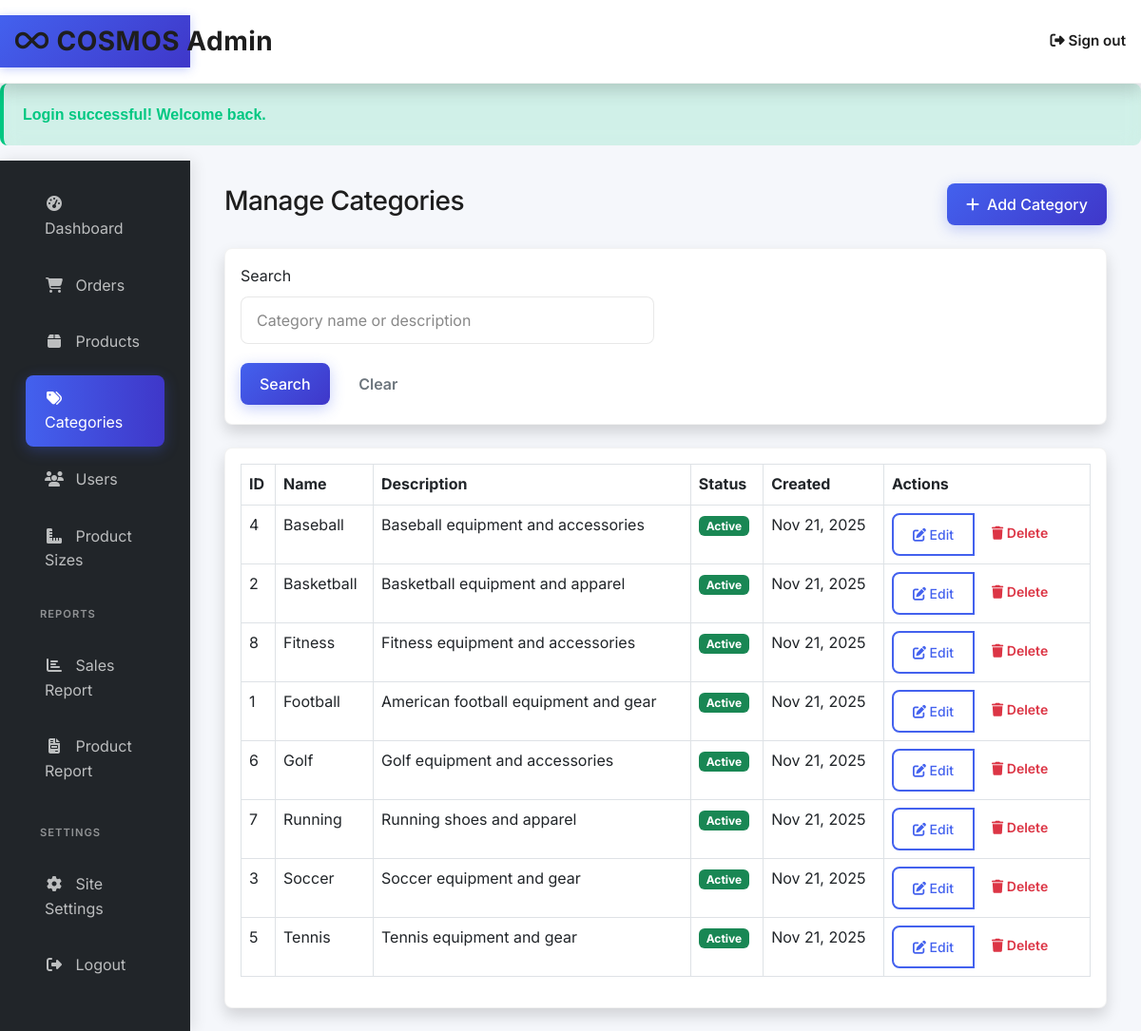
Screenshot of /admin/categories.php (signed in) with the database file from the repository.
### tables this page shows
CREATE TABLE `categories` (
  `id` int(11) NOT NULL,
  `name` varchar(100) NOT NULL,
  `description` text DEFAULT NULL,
  `image` varchar(255) DEFAULT NULL,
  `status` enum('active','inactive') DEFAULT 'active',
  `created_at` timestamp NOT NULL DEFAULT current_timestamp(),
  `updated_at` timestamp NOT NULL DEFAULT current_timestamp() ON UPDATE current_timestamp()
);

### includes/db.php (called while the page is built, shortened)
<?php
class Database {
    private $host = DB_HOST;
    private $db_name = DB_NAME;
    private $username = DB_USER;
    private $password = DB_PASS;
    public function getConnection() {
        $this->conn = null;
        try {
            $this->conn = new PDO(
                "mysql:host=" . $this->host . ";dbname=" . $this->db_name,
                $this->username,
                $this->password
            );
            $this->conn->setAttribute(PDO::ATTR_ERRMODE, PDO::ERRMODE_EXCEPTION);
            $this->conn->setAttribute(PDO::ATTR_DEFAULT_FETCH_MODE, PDO::FETCH_ASSOC);
        } catch(PDOException $exception) {
            if ($exception->getCode() == 1049) {
                if (!defined('SETUP_MODE') || !SETUP_MODE) {
                    header('Location: install.php');
                    exit();
                }
            }
            echo "Connection error: " . $exception->getMessage();
        }
        return $this->conn;
    }
}
function getDB() {
    static $database = null;
    if ($database === null) {
        $database = new Database();
    }
    return $database->getConnection();
}
?>

### includes/classes/Category.class.php (called while the page is built, shortened)
<?php
require_once __DIR__ . '/../db.php';
class Category {
    private $db;
    public function __construct() {
        $this->db = getDB();
    }
    public function getAll($filters = []) {
        $sql = "SELECT * FROM categories WHERE 1=1";
        $params = [];
        $sql .= " ORDER BY name";
        $stmt = $this->db->prepare($sql);
        $stmt->execute($params);
        return $stmt->fetchAll();
    }
}
?>

### admin/categories.php (the view, shortened to what this page needs)
<?php
require_once '../includes/functions.php';
require_once '../includes/header.php';
require_once '../includes/classes/Category.class.php';
$category = new Category();
$filters = [];
$filters['search'] = $_GET['search'] ?? '';
$categories = $category->getAll($filters);
?>
<div class="container-fluid py-4">
    <div class="row">
        <div class="col-12">
            <div class="d-flex justify-content-between align-items-center mb-4">
                <h1 class="h3">Manage Categories</h1>
                <button class="btn btn-primary" data-bs-toggle="modal" data-bs-target="#categoryModal">
                    <i class="fas fa-plus me-2"></i>Add Category
                </button>
            </div>
        </div>
    </div>
    <div class="row mb-4">
        <div class="col-12">
            <div class="card shadow">
                <div class="card-body">
                    <form method="GET" action="categories.php">
                        <div class="row">
                            <div class="col-md-6 mb-3">
                                <label for="search" class="form-label">Search</label>
                                <input type="text" class="form-control" id="search" name="search"
                                       placeholder="Category name or description"
                                       value="<?php echo htmlspecialchars($filters['search']); ?>">
                            </div>
                        </div>
                        <div class="row">
                            <div class="col-12">
                                <button type="submit" class="btn btn-primary">Search</button>
                                <a href="categories.php" class="btn btn-outline-secondary">Clear</a>
                            </div>
                        </div>
                    </form>
                </div>
            </div>
        </div>
    </div>
    <div class="row">
        <div class="col-12">
            <div class="card shadow">
                <div class="card-body">
                    <div class="table-responsive">
                        <table class="table table-bordered">
                            <thead>
                                <tr>
                                    <th>ID</th>
                                    <th>Name</th>
                                    <th>Description</th>
                                    <th>Status</th>
                                    <th>Created</th>
                                    <th>Actions</th>
                                </tr>
                            </thead>
                            <tbody>
                                <?php if (!empty($categories)): ?>
                                    <?php foreach ($categories as $category_item): ?>
                                        <tr>
                                            <td><?php echo $category_item['id']; ?></td>
                                            <td><?php echo htmlspecialchars($category_item['name']); ?></td>
                                            <td><?php echo htmlspecialchars($category_item['description']); ?></td>
                                            <td>
                                                <span class="badge bg-<?php echo $category_item['status'] === 'active' ? 'success' : 'danger'; ?>">
                                                    <?php echo ucfirst($category_item['status']); ?>
                                                </span>
                                            </td>
                                            <td><?php echo formatDate($category_item['created_at']); ?></td>
                                            <td>
                                                <div class="btn-group" role="group">
                                                    <button class="btn btn-outline-primary btn-sm"
                                                            onclick="editCategory(<?php echo $category_item['id']; ?>)">
                                                        <i class="fas fa-edit"></i> Edit
                                                    </button>
                                                    <form method="POST" style="display: inline;"
                                                          onsubmit="return confirm('Are you sure you want to delete this category?')">
                                                        <button type="submit" class="btn btn-outline-danger btn-sm">
                                                            <i class="fas fa-trash"></i> Delete
                                                        </button>
                                                    </form>
                                                </div>
                                            </td>
                                        </tr>
                                    <?php endforeach; ?>
                                <?php else: ?>
                                    <tr>
                                        <td colspan="6" class="text-center">No categories found.</td>
                                    </tr>
                                <?php endif; ?>
                            </tbody>
                        </table>
                    </div>
                </div>
            </div>
        </div>
    </div>
</div>
<?php
require_once '../includes/footer.php';
?>

### rows the page displays
categories: id "4", name "Baseball", description "Baseball equipment and accessories", status "Active", created_at "Nov 21, 2025"
categories: id "2", name "Basketball", description "Basketball equipment and apparel", status "Active", created_at "Nov 21, 2025"
categories: id "8", name "Fitness", description "Fitness equipment and accessories", status "Active", created_at "Nov 21, 2025"
categories: id "1", name "Football", description "American football equipment and gear", status "Active", created_at "Nov 21, 2025"
categories: id "6", name "Golf", description "Golf equipment and accessories", status "Active", created_at "Nov 21, 2025"
categories: id "7", name "Running", description "Running shoes and apparel", status "Active", created_at "Nov 21, 2025"
categories: id "3", name "Soccer", description "Soccer equipment and gear", status "Active", created_at "Nov 21, 2025"
categories: id "5", name "Tennis", description "Tennis equipment and gear", status "Active", created_at "Nov 21, 2025"

### other values shown
$message "Login successful! Welcome back."
